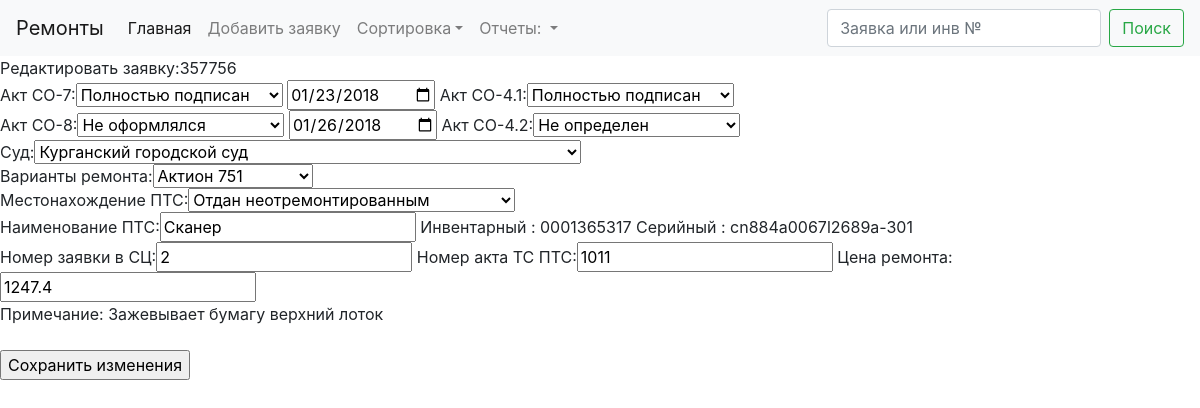
The page /edit/26 on the database its author committed.
### akts/models.py (models this page shows, shortened)
class Tickets(db.Model):
    id = db.Column(db.Integer, primary_key=True)
    localticket = db.Column(db.Integer)
    hotlineticket = db.Column(db.Integer)
    aktco7mode = db.Column(db.Integer)
    aktco7changedate = db.Column(db.Date)
    aktco7date = db.Column(db.Date)
    aktco8mode = db.Column(db.Integer)
    aktco8changedate = db.Column(db.Date)
    aktco8date = db.Column(db.Date)
    aktco41mode = db.Column(db.Integer)
    aktco42mode = db.Column(db.Integer)
    lowcourtcode = db.Column(db.String(8))
    serviceprovider = db.Column(db.Integer)
    serviceproviderdate = db.Column(db.Date)
    location = db.Column(db.Integer)
    locationdate = db.Column(db.Date)
    name = db.Column(db.String(50))
    inventnumder = db.Column(db.String(12))
    serialnumber = db.Column(db.String(12))
    serviceticket = db.Column(db.Integer)
    serviceakt = db.Column(db.Integer)
    serviceprice =  db.Column(db.Float)
    remark = db.Column(db.String(50))
    warranty = db.Column(db.Boolean)
    dead = db.Column(db.Boolean)

### akts/views.py (the view, shortened to what this page needs)
@app.route('/edit/<local>', methods=['GET', 'POST'])
def edit(local):
    listlocation = [{'val': location.id, 'name' : location.name} for location in models.Location.query.all()]
    listmode = [{'val': actmode.id, 'name' : actmode.name} for actmode in models.ActMode.query.all()]
    listprovider = [{'val': provider.id, 'name' : provider.name} for provider in models.ServiceProvider.query.all()]
    listlow = [{'val': low.code, 'name' : low.name} for low in models.LowCourt.query.all()]
    ticket = models.Tickets.query.filter_by(localticket = local).first()
    return render_template("edit.html",ticket = ticket,listmode = listmode,listlow = listlow,listprovider = listprovider,listlocation = listlocation)

### akts/templates/edit.html
{% extends "base.html" %}
{% block content %}
    <form method="post">
        Редактировать заявку:{{ticket.hotlineticket }}<br>
        Акт СО-7:<select name="aktco7mode">
            {% for mode in listmode %}
                {% if mode.val == ticket.aktco7mode  %}
                    <option value="{{ mode.val }}" selected>{{ mode.name }}</option>
                {% else %}
                    <option value="{{ mode.val }}">{{ mode.name }}</option>
                {% endif %}
            {% endfor %}
        </select>
        <input type="date" name="aktco7date" value="{{ticket.aktco7date }}">
        Акт СО-4.1:<select name="aktco41mode">
            {% for mode in listmode %}
                {% if mode.val == ticket.aktco41mode  %}
                    <option value="{{ mode.val }}" selected>{{ mode.name }}</option>
                {% else %}
                    <option value="{{ mode.val }}">{{ mode.name }}</option>
                {% endif %}
            {% endfor %}
        </select>
        <br>
        Акт СО-8:<select name="aktco8mode">
            {% for mode in listmode %}
                 {% if mode.val == ticket.aktco8mode  %}
                    <option value="{{ mode.val }}" selected>{{ mode.name }}</option>
                {% else %}
                    <option value="{{ mode.val }}">{{ mode.name }}</option>
                {% endif %}
            {% endfor %}
        </select>
        <input type="date" name="aktco8date" value="{{ticket.aktco8date }}">
        Акт СО-4.2:<select name="aktco42mode">
            {% for mode in listmode %}
                {% if mode.val == ticket.aktco42mode  %}
                    <option value="{{ mode.val }}" selected>{{ mode.name }}</option>
                {% else %}
                    <option value="{{ mode.val }}">{{ mode.name }}</option>
                {% endif %}
            {% endfor %}
        </select>
         <br>
         Суд:<select name="lowcourtcode">
            {% for low in listlow %}
                {% if low.val == ticket.lowcourtcode %}
                    <option value="{{ low.val }}" selected>{{ low.name }}</option>
                {% else %}
                    <option value="{{ low.val }}">{{ low.name }}</option>
                {% endif %}
            {% endfor %}
        </select>
        <br>
         Варианты ремонта:<select name="serviceprovider">
            {% for prov in listprovider %}
                {% if prov.val == ticket.serviceprovider  %}
                    <option value="{{ prov.val }}" selected>{{ prov.name }}</option>
                {% else %}
                    <option value="{{ prov.val }}">{{ prov.name }}</option>
                {% endif %}
            {% endfor %}
        </select>
        <br>
         Местонахождение ПТС:<select name="location">
            {% for loc in listlocation %}
                {% if loc.val == ticket.location %}
                    <option value="{{ loc.val }}" selected>{{ loc.name }}</option>
                {% else %}
                    <option value="{{ loc.val }}">{{ loc.name }}</option>
                {% endif %}
            {% endfor %}
        </select>
        <br>
        Наименование ПТС:<input type="text" name="name" value="{{ticket.name }}">
        Инвентарный : {{ticket.inventnumder }}
        Серийный : {{ticket.serialnumber }}
        <br>
        Номер заявки в СЦ:<input type="number" name="serviceticket" value="{{ticket.serviceticket }}">
        Номер акта ТС ПТС:<input type="number" name="serviceakt" value="{{ticket.serviceakt }}">
        Цена ремонта:<input type="text" name="serviceprice" value="{{ticket.serviceprice }}">
        <br>
        Примечание: {{ticket.remark }}<br><br>
         <p><input type="submit" name="addticket" value="Сохранить изменения">
    </form>
{% endblock %}

### rows shown on the page
Tickets: hotlineticket "357756", aktco7date "01/23/2018", aktco8date "01/26/2018", name "Сканер", inventnumder "0001365317", serialnumber "cn884a0067l2689a-301", serviceticket "2", serviceakt "1011", serviceprice "1247.4", remark "Зажевывает бумагу верхний лоток"

### other values the page prints
form field aktco7mode "Полностью подписан"
form field aktco41mode "Полностью подписан"
form field aktco8mode "Не оформлялся"
form field aktco42mode "Не определен"
form field lowcourtcode "Курганский городской суд"
form field serviceprovider "Актион 751"
form field location "Отдан неотремонтированным"
